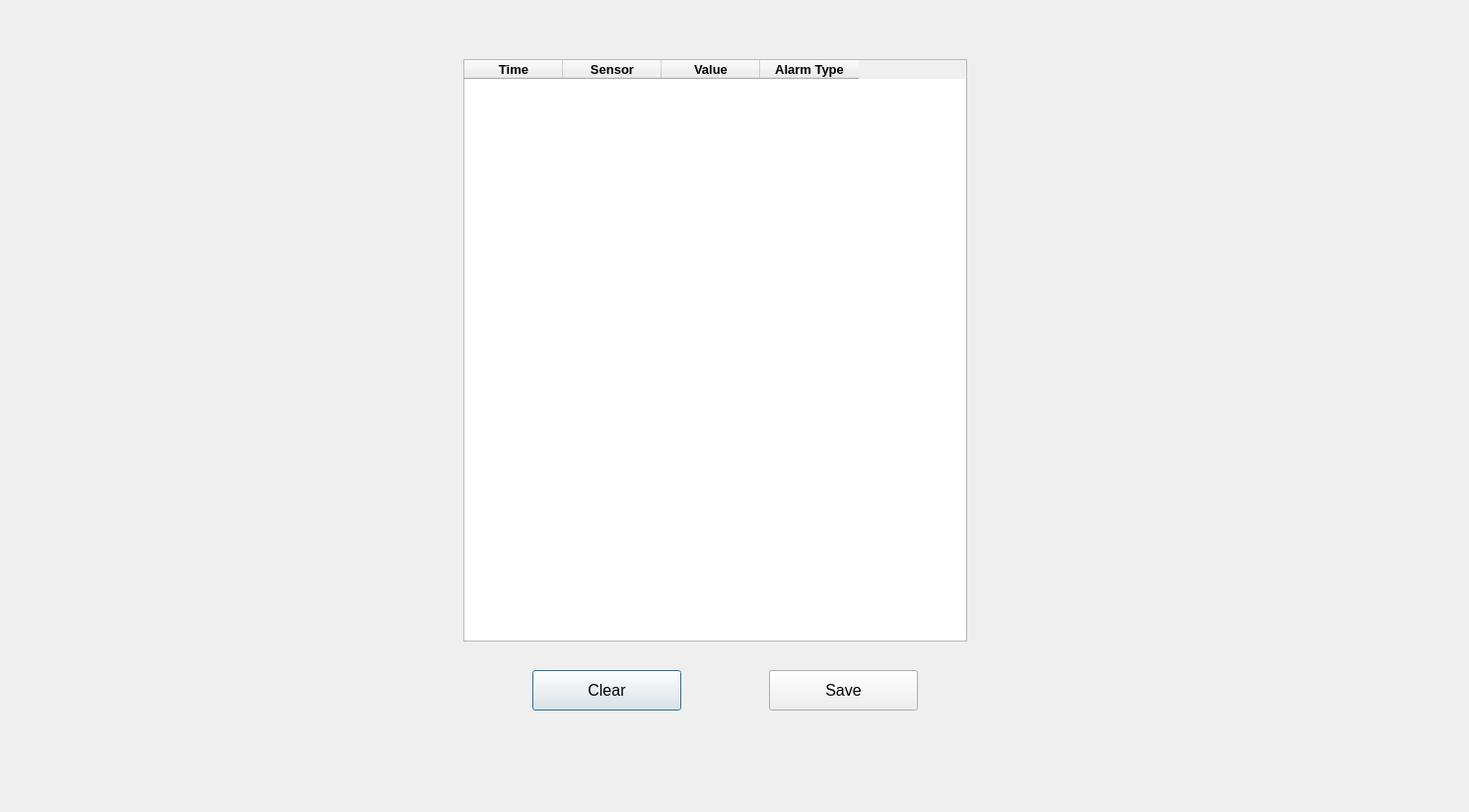
<?xml version="1.0" encoding="UTF-8"?>
<ui version="4.0">
 <class>Alarm_Log</class>
 <widget class="QDialog" name="Alarm_Log">
  <property name="geometry">
   <rect>
    <x>0</x>
    <y>0</y>
    <width>1490</width>
    <height>824</height>
   </rect>
  </property>
  <property name="font">
   <font>
    <pointsize>12</pointsize>
   </font>
  </property>
  <property name="windowTitle">
   <string>Alarm Log</string>
  </property>
  <widget class="QTableWidget" name="alarmTable">
   <property name="geometry">
    <rect>
     <x>470</x>
     <y>60</y>
     <width>511</width>
     <height>591</height>
    </rect>
   </property>
   <property name="font">
    <font>
     <pointsize>10</pointsize>
    </font>
   </property>
   <property name="alternatingRowColors">
    <bool>true</bool>
   </property>
   <column>
    <property name="text">
     <string>Time</string>
    </property>
    <property name="font">
     <font>
      <family>MS Shell Dlg 2</family>
      <pointsize>10</pointsize>
      <weight>75</weight>
      <bold>true</bold>
     </font>
    </property>
   </column>
   <column>
    <property name="text">
     <string>Sensor</string>
    </property>
    <property name="font">
     <font>
      <weight>75</weight>
      <bold>true</bold>
     </font>
    </property>
   </column>
   <column>
    <property name="text">
     <string>Value</string>
    </property>
    <property name="font">
     <font>
      <weight>75</weight>
      <bold>true</bold>
     </font>
    </property>
   </column>
   <column>
    <property name="text">
     <string>Alarm Type</string>
    </property>
    <property name="font">
     <font>
      <weight>75</weight>
      <bold>true</bold>
     </font>
    </property>
   </column>
  </widget>
  <widget class="QPushButton" name="pushButton">
   <property name="geometry">
    <rect>
     <x>540</x>
     <y>680</y>
     <width>151</width>
     <height>41</height>
    </rect>
   </property>
   <property name="text">
    <string>Clear</string>
   </property>
  </widget>
  <widget class="QPushButton" name="pushButton_2">
   <property name="geometry">
    <rect>
     <x>780</x>
     <y>680</y>
     <width>151</width>
     <height>41</height>
    </rect>
   </property>
   <property name="text">
    <string>Save</string>
   </property>
  </widget>
 </widget>
 <resources/>
 <connections/>
</ui>
